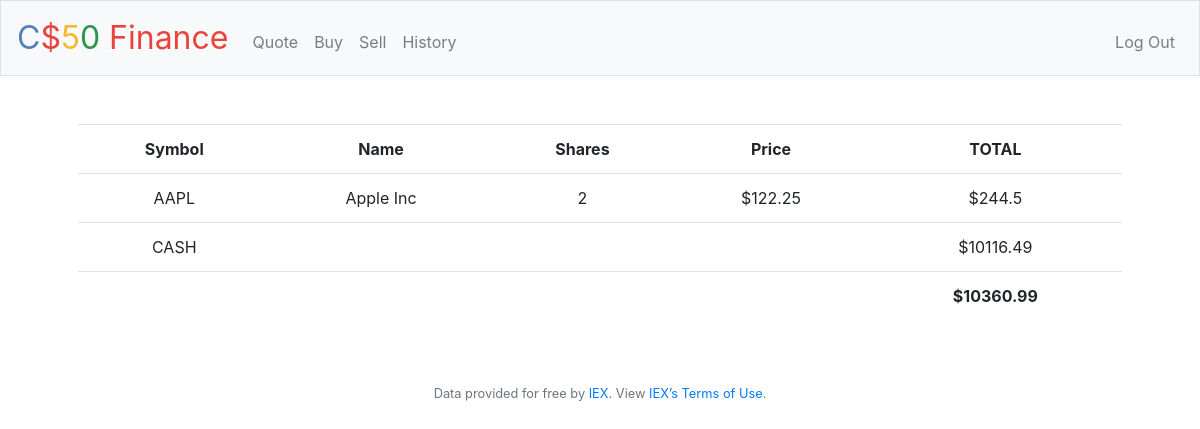
The page / (signed in) on the database its author committed.
### tables this page shows
CREATE TABLE 'stocks' ('name' TEXT, 'price' NUMERIC NOT NULL, 'symbol' TEXT NOT NULL, 'users_id' INTEGER FOREIGNKEY , 'shares' INTEGER);

CREATE TABLE 'users' ('id' INTEGER PRIMARY KEY AUTOINCREMENT NOT NULL, 'username' TEXT NOT NULL, 'hash' TEXT NOT NULL, 'cash' NUMERIC NOT NULL DEFAULT 10000.00 );

### finance/application.py (the view)
@app.route("/")
@login_required
def index():
    stocksData = db.execute("SELECT * FROM stocks WHERE users_id=?", session["user_id"])
    cash = db.execute("SELECT cash FROM users WHERE id=?", session["user_id"])
    total = 0
    for row in stocksData:
        total += (row["price"] * row["shares"])
    total += cash[0]['cash']
    return render_template("index.html", stocksData=stocksData, cash=cash, total=total)

### finance/application.py (called while the page is built)
@app.after_request
def after_request(response):
    response.headers["Cache-Control"] = "no-cache, no-store, must-revalidate"
    response.headers["Expires"] = 0
    response.headers["Pragma"] = "no-cache"
    return response

### finance/helpers.py (called while the page is built)
def login_required(f):
    @wraps(f)
    def decorated_function(*args, **kwargs):
        if session.get("user_id") is None:
            return redirect("/login")
        return f(*args, **kwargs)
    return decorated_function

### finance/templates/index.html (shortened to what this page needs)
{% extends "layout.html" %}
{% block main %}
    <table class="table">
        <tr>
        <th>Symbol</th>
        <th>Name</th>
        <th>Shares</th>
        <th>Price</th>
        <th>TOTAL</th>
      </tr>
      {% for row in stocksData %}
          <tr>
              <td>{{row["symbol"]}}</td>
              <td>{{row["name"]}}</td>
              <td>{{row["shares"]}}</td>
              <td>${{row["price"]}}</td>
              <td>${{row["shares"] * row["price"]}}</td>
          </tr>
      {% endfor %}
          <tr>
              <td>CASH</td>
              <td></td>
              <td></td>
              <td></td>
              <td>${{cash[0]['cash']}}</td>
          </tr>
          <tr id="lastTotal">
              <td></td>
              <td></td>
              <td></td>
              <td></td>
              <td>${{ total }}</td>
          </tr>
    </table>
{% endblock %}

### finance/static/styles.css (style rules this page uses)
#lastTotal { font-weight: bold; border-bottom: none; border-right: none; border-left: none; }

### rows shown on the page
stocks: symbol "AAPL", name "Apple Inc", shares "2", price "122.25", row['shares']*row['price'] "244.5"
users: cash "10116.49"

### other values the page prints
{{ total }} "10360.99"
